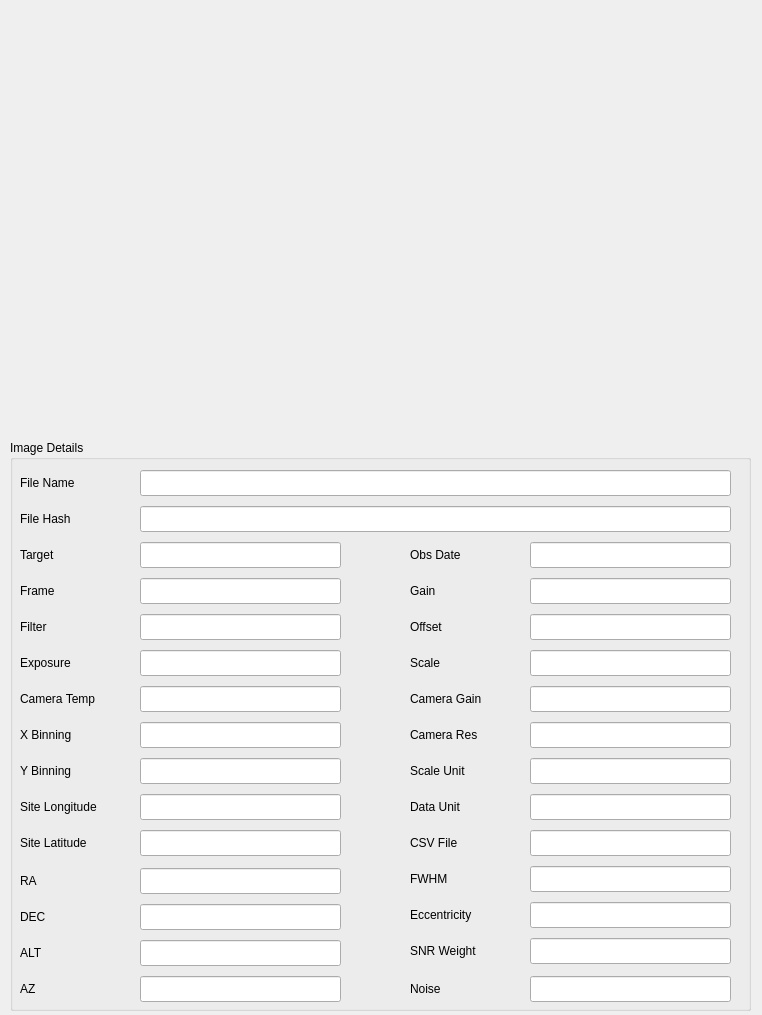
<?xml version="1.0" encoding="UTF-8"?>
<ui version="4.0">
 <class>Dialog</class>
 <widget class="QDialog" name="Dialog">
  <property name="geometry">
   <rect>
    <x>0</x>
    <y>0</y>
    <width>762</width>
    <height>1015</height>
   </rect>
  </property>
  <property name="windowTitle">
   <string>Dialog</string>
  </property>
  <widget class="QGroupBox" name="groupBox">
   <property name="geometry">
    <rect>
     <x>10</x>
     <y>440</y>
     <width>741</width>
     <height>571</height>
    </rect>
   </property>
   <property name="title">
    <string>Image Details</string>
   </property>
   <widget class="QLineEdit" name="lineEditFile">
    <property name="geometry">
     <rect>
      <x>130</x>
      <y>30</y>
      <width>591</width>
      <height>26</height>
     </rect>
    </property>
   </widget>
   <widget class="QLabel" name="labelFile">
    <property name="geometry">
     <rect>
      <x>10</x>
      <y>34</y>
      <width>91</width>
      <height>18</height>
     </rect>
    </property>
    <property name="text">
     <string>File Name</string>
    </property>
   </widget>
   <widget class="QLineEdit" name="lineEditHash">
    <property name="geometry">
     <rect>
      <x>130</x>
      <y>66</y>
      <width>591</width>
      <height>26</height>
     </rect>
    </property>
   </widget>
   <widget class="QLabel" name="labelHash">
    <property name="geometry">
     <rect>
      <x>10</x>
      <y>70</y>
      <width>101</width>
      <height>18</height>
     </rect>
    </property>
    <property name="text">
     <string>File Hash</string>
    </property>
   </widget>
   <widget class="QLineEdit" name="lineEditTarget">
    <property name="geometry">
     <rect>
      <x>130</x>
      <y>102</y>
      <width>201</width>
      <height>26</height>
     </rect>
    </property>
   </widget>
   <widget class="QLabel" name="labelFileTarget">
    <property name="geometry">
     <rect>
      <x>10</x>
      <y>106</y>
      <width>74</width>
      <height>18</height>
     </rect>
    </property>
    <property name="text">
     <string>Target</string>
    </property>
   </widget>
   <widget class="QLineEdit" name="lineEditFrame">
    <property name="geometry">
     <rect>
      <x>130</x>
      <y>138</y>
      <width>201</width>
      <height>26</height>
     </rect>
    </property>
   </widget>
   <widget class="QLabel" name="labelFrame">
    <property name="geometry">
     <rect>
      <x>10</x>
      <y>142</y>
      <width>74</width>
      <height>18</height>
     </rect>
    </property>
    <property name="text">
     <string>Frame</string>
    </property>
   </widget>
   <widget class="QLineEdit" name="lineEditFilter">
    <property name="geometry">
     <rect>
      <x>130</x>
      <y>174</y>
      <width>201</width>
      <height>26</height>
     </rect>
    </property>
   </widget>
   <widget class="QLabel" name="labelFilter">
    <property name="geometry">
     <rect>
      <x>10</x>
      <y>178</y>
      <width>74</width>
      <height>18</height>
     </rect>
    </property>
    <property name="text">
     <string>Filter</string>
    </property>
   </widget>
   <widget class="QLineEdit" name="lineEditExposure">
    <property name="geometry">
     <rect>
      <x>130</x>
      <y>210</y>
      <width>201</width>
      <height>26</height>
     </rect>
    </property>
   </widget>
   <widget class="QLabel" name="labelExposure">
    <property name="geometry">
     <rect>
      <x>10</x>
      <y>214</y>
      <width>74</width>
      <height>18</height>
     </rect>
    </property>
    <property name="text">
     <string>Exposure</string>
    </property>
   </widget>
   <widget class="QLineEdit" name="lineEditTemp">
    <property name="geometry">
     <rect>
      <x>130</x>
      <y>246</y>
      <width>201</width>
      <height>26</height>
     </rect>
    </property>
   </widget>
   <widget class="QLabel" name="labelTemp">
    <property name="geometry">
     <rect>
      <x>10</x>
      <y>250</y>
      <width>111</width>
      <height>18</height>
     </rect>
    </property>
    <property name="text">
     <string>Camera Temp</string>
    </property>
   </widget>
   <widget class="QLineEdit" name="lineEditXbinning">
    <property name="geometry">
     <rect>
      <x>130</x>
      <y>282</y>
      <width>201</width>
      <height>26</height>
     </rect>
    </property>
   </widget>
   <widget class="QLabel" name="labelXBinning">
    <property name="geometry">
     <rect>
      <x>10</x>
      <y>286</y>
      <width>111</width>
      <height>18</height>
     </rect>
    </property>
    <property name="text">
     <string>X Binning</string>
    </property>
   </widget>
   <widget class="QLineEdit" name="lineEditYbinning">
    <property name="geometry">
     <rect>
      <x>130</x>
      <y>318</y>
      <width>201</width>
      <height>26</height>
     </rect>
    </property>
   </widget>
   <widget class="QLabel" name="labelYbinning">
    <property name="geometry">
     <rect>
      <x>10</x>
      <y>322</y>
      <width>111</width>
      <height>18</height>
     </rect>
    </property>
    <property name="text">
     <string>Y Binning</string>
    </property>
   </widget>
   <widget class="QLineEdit" name="lineEditSiteLong">
    <property name="geometry">
     <rect>
      <x>130</x>
      <y>354</y>
      <width>201</width>
      <height>26</height>
     </rect>
    </property>
   </widget>
   <widget class="QLabel" name="labelSiteLong">
    <property name="geometry">
     <rect>
      <x>10</x>
      <y>358</y>
      <width>111</width>
      <height>18</height>
     </rect>
    </property>
    <property name="text">
     <string>Site Longitude</string>
    </property>
   </widget>
   <widget class="QLineEdit" name="lineEditSiteLat">
    <property name="geometry">
     <rect>
      <x>130</x>
      <y>390</y>
      <width>201</width>
      <height>26</height>
     </rect>
    </property>
   </widget>
   <widget class="QLabel" name="labelSiteLat">
    <property name="geometry">
     <rect>
      <x>10</x>
      <y>394</y>
      <width>111</width>
      <height>18</height>
     </rect>
    </property>
    <property name="text">
     <string>Site Latitude</string>
    </property>
   </widget>
   <widget class="QLabel" name="labelRa">
    <property name="geometry">
     <rect>
      <x>10</x>
      <y>432</y>
      <width>111</width>
      <height>18</height>
     </rect>
    </property>
    <property name="text">
     <string>RA</string>
    </property>
   </widget>
   <widget class="QLineEdit" name="lineEditRa">
    <property name="geometry">
     <rect>
      <x>130</x>
      <y>428</y>
      <width>201</width>
      <height>26</height>
     </rect>
    </property>
   </widget>
   <widget class="QLabel" name="labelDec">
    <property name="geometry">
     <rect>
      <x>10</x>
      <y>468</y>
      <width>111</width>
      <height>18</height>
     </rect>
    </property>
    <property name="text">
     <string>DEC</string>
    </property>
   </widget>
   <widget class="QLineEdit" name="lineEditDec">
    <property name="geometry">
     <rect>
      <x>130</x>
      <y>464</y>
      <width>201</width>
      <height>26</height>
     </rect>
    </property>
   </widget>
   <widget class="QLineEdit" name="lineEditAlt">
    <property name="geometry">
     <rect>
      <x>130</x>
      <y>500</y>
      <width>201</width>
      <height>26</height>
     </rect>
    </property>
   </widget>
   <widget class="QLabel" name="labelAlt">
    <property name="geometry">
     <rect>
      <x>10</x>
      <y>504</y>
      <width>111</width>
      <height>18</height>
     </rect>
    </property>
    <property name="text">
     <string>ALT</string>
    </property>
   </widget>
   <widget class="QLineEdit" name="lineEditAz">
    <property name="geometry">
     <rect>
      <x>130</x>
      <y>536</y>
      <width>201</width>
      <height>26</height>
     </rect>
    </property>
   </widget>
   <widget class="QLabel" name="labelAz">
    <property name="geometry">
     <rect>
      <x>10</x>
      <y>540</y>
      <width>111</width>
      <height>18</height>
     </rect>
    </property>
    <property name="text">
     <string>AZ</string>
    </property>
   </widget>
   <widget class="QLineEdit" name="lineEditSnrWeight">
    <property name="geometry">
     <rect>
      <x>520</x>
      <y>498</y>
      <width>201</width>
      <height>26</height>
     </rect>
    </property>
   </widget>
   <widget class="QLineEdit" name="lineEditGain">
    <property name="geometry">
     <rect>
      <x>520</x>
      <y>138</y>
      <width>201</width>
      <height>26</height>
     </rect>
    </property>
   </widget>
   <widget class="QLabel" name="labelFileDate">
    <property name="geometry">
     <rect>
      <x>400</x>
      <y>106</y>
      <width>116</width>
      <height>18</height>
     </rect>
    </property>
    <property name="text">
     <string>Obs Date</string>
    </property>
   </widget>
   <widget class="QLabel" name="labelEccentricity">
    <property name="geometry">
     <rect>
      <x>400</x>
      <y>466</y>
      <width>116</width>
      <height>18</height>
     </rect>
    </property>
    <property name="text">
     <string>Eccentricity</string>
    </property>
   </widget>
   <widget class="QLineEdit" name="lineEditSubframeScale">
    <property name="geometry">
     <rect>
      <x>520</x>
      <y>210</y>
      <width>201</width>
      <height>26</height>
     </rect>
    </property>
   </widget>
   <widget class="QLabel" name="labelScaleUnit">
    <property name="geometry">
     <rect>
      <x>400</x>
      <y>322</y>
      <width>116</width>
      <height>18</height>
     </rect>
    </property>
    <property name="text">
     <string>Scale Unit</string>
    </property>
   </widget>
   <widget class="QLineEdit" name="lineEditOffset">
    <property name="geometry">
     <rect>
      <x>520</x>
      <y>174</y>
      <width>201</width>
      <height>26</height>
     </rect>
    </property>
   </widget>
   <widget class="QLineEdit" name="lineEditCsvFile">
    <property name="geometry">
     <rect>
      <x>520</x>
      <y>390</y>
      <width>201</width>
      <height>26</height>
     </rect>
    </property>
   </widget>
   <widget class="QLineEdit" name="lineEditFwhm">
    <property name="geometry">
     <rect>
      <x>520</x>
      <y>426</y>
      <width>201</width>
      <height>26</height>
     </rect>
    </property>
   </widget>
   <widget class="QLabel" name="labelNoise">
    <property name="geometry">
     <rect>
      <x>400</x>
      <y>540</y>
      <width>116</width>
      <height>18</height>
     </rect>
    </property>
    <property name="text">
     <string>Noise</string>
    </property>
   </widget>
   <widget class="QLineEdit" name="lineEditCameraGain">
    <property name="geometry">
     <rect>
      <x>520</x>
      <y>246</y>
      <width>201</width>
      <height>26</height>
     </rect>
    </property>
   </widget>
   <widget class="QLabel" name="labelCsvFile">
    <property name="geometry">
     <rect>
      <x>400</x>
      <y>394</y>
      <width>116</width>
      <height>18</height>
     </rect>
    </property>
    <property name="text">
     <string>CSV File</string>
    </property>
   </widget>
   <widget class="QLabel" name="labelFileOffset">
    <property name="geometry">
     <rect>
      <x>400</x>
      <y>178</y>
      <width>116</width>
      <height>18</height>
     </rect>
    </property>
    <property name="text">
     <string>Offset</string>
    </property>
   </widget>
   <widget class="QLabel" name="labelGain">
    <property name="geometry">
     <rect>
      <x>400</x>
      <y>142</y>
      <width>116</width>
      <height>18</height>
     </rect>
    </property>
    <property name="text">
     <string>Gain</string>
    </property>
   </widget>
   <widget class="QLabel" name="labelSnrWeight">
    <property name="geometry">
     <rect>
      <x>400</x>
      <y>502</y>
      <width>116</width>
      <height>18</height>
     </rect>
    </property>
    <property name="text">
     <string>SNR Weight</string>
    </property>
   </widget>
   <widget class="QLabel" name="labelCameraResolution">
    <property name="geometry">
     <rect>
      <x>400</x>
      <y>286</y>
      <width>116</width>
      <height>18</height>
     </rect>
    </property>
    <property name="text">
     <string>Camera Res</string>
    </property>
   </widget>
   <widget class="QLineEdit" name="lineEditEccentricity">
    <property name="geometry">
     <rect>
      <x>520</x>
      <y>462</y>
      <width>201</width>
      <height>26</height>
     </rect>
    </property>
   </widget>
   <widget class="QLabel" name="labelSubframeScale">
    <property name="geometry">
     <rect>
      <x>400</x>
      <y>214</y>
      <width>116</width>
      <height>18</height>
     </rect>
    </property>
    <property name="text">
     <string>Scale</string>
    </property>
   </widget>
   <widget class="QLineEdit" name="lineEditCameraResolution">
    <property name="geometry">
     <rect>
      <x>520</x>
      <y>282</y>
      <width>201</width>
      <height>26</height>
     </rect>
    </property>
   </widget>
   <widget class="QLineEdit" name="lineEditNoise">
    <property name="geometry">
     <rect>
      <x>520</x>
      <y>536</y>
      <width>201</width>
      <height>26</height>
     </rect>
    </property>
   </widget>
   <widget class="QLineEdit" name="lineEditDate">
    <property name="geometry">
     <rect>
      <x>520</x>
      <y>102</y>
      <width>201</width>
      <height>26</height>
     </rect>
    </property>
   </widget>
   <widget class="QLabel" name="labelCameraGain">
    <property name="geometry">
     <rect>
      <x>400</x>
      <y>250</y>
      <width>116</width>
      <height>18</height>
     </rect>
    </property>
    <property name="text">
     <string>Camera Gain</string>
    </property>
   </widget>
   <widget class="QLabel" name="labelFwhm">
    <property name="geometry">
     <rect>
      <x>400</x>
      <y>430</y>
      <width>116</width>
      <height>18</height>
     </rect>
    </property>
    <property name="text">
     <string>FWHM</string>
    </property>
   </widget>
   <widget class="QLineEdit" name="lineEditScaleUnit">
    <property name="geometry">
     <rect>
      <x>520</x>
      <y>318</y>
      <width>201</width>
      <height>26</height>
     </rect>
    </property>
   </widget>
   <widget class="QLabel" name="labelDataUnit">
    <property name="geometry">
     <rect>
      <x>400</x>
      <y>358</y>
      <width>116</width>
      <height>18</height>
     </rect>
    </property>
    <property name="text">
     <string>Data Unit</string>
    </property>
   </widget>
   <widget class="QLineEdit" name="lineEditDataUnit">
    <property name="geometry">
     <rect>
      <x>520</x>
      <y>354</y>
      <width>201</width>
      <height>26</height>
     </rect>
    </property>
   </widget>
  </widget>
  <widget class="QWidget" name="MplWidget" native="true">
   <property name="geometry">
    <rect>
     <x>30</x>
     <y>0</y>
     <width>691</width>
     <height>441</height>
    </rect>
   </property>
  </widget>
 </widget>
 <resources/>
 <connections/>
</ui>
